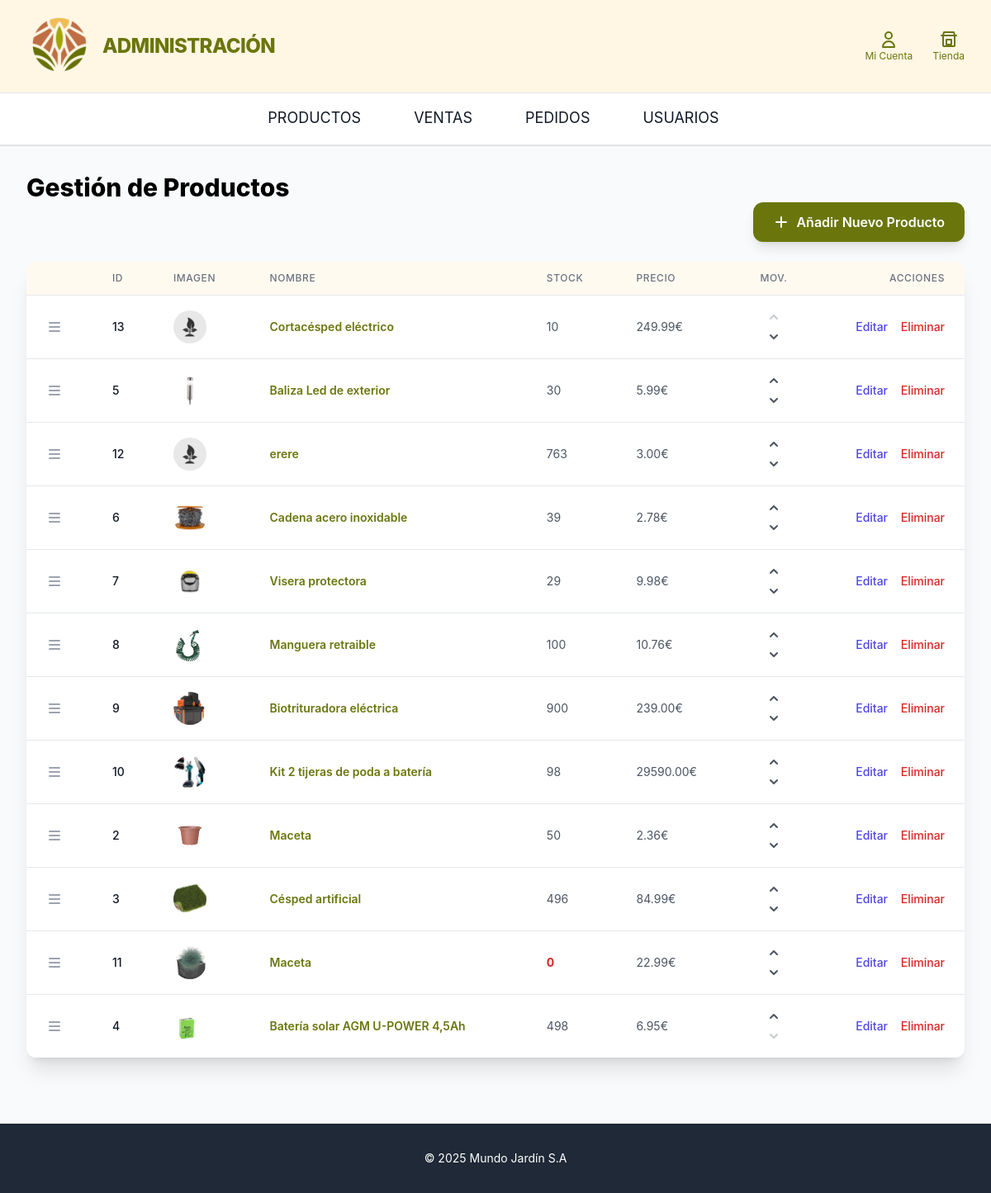
Before: /catalogoAdmin/productos/ (signed in) with the older database file.
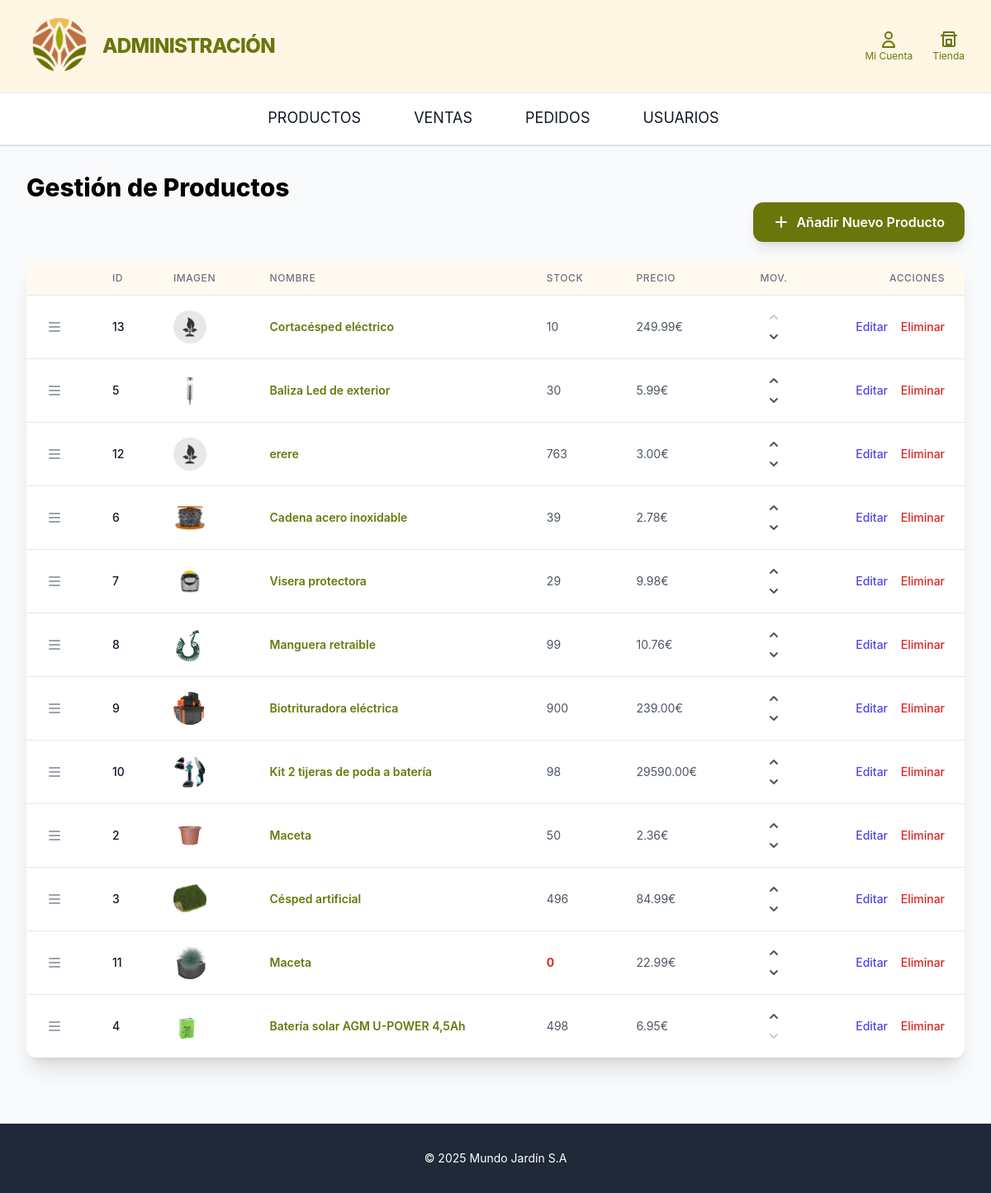
After: the same page with the newer database file.
### home/models.py (models this page shows, shortened)
class Producto(models.Model):
    nombre= models.CharField(max_length=200)
    descripcion= models.TextField()
    departamento= models.CharField(max_length=200)
    seccion=models.CharField(max_length=50, choices=Seccion.choices)
    fabricante=models.CharField(max_length=200)
    categoria=models.CharField(max_length=50, choices=Categoria.choices)
    precio= models.DecimalField(max_digits=10, decimal_places=2)
    stock=models.IntegerField(default=0)
    imagen= models.ImageField(upload_to='', blank=True, null=True)
    esta_agotado= models.BooleanField(default=False)
    esta_destacado= models.BooleanField(default=False)
    orden = models.PositiveIntegerField(default=0, blank=False, null=False)
    class Meta:
        ordering = ['orden']

### catalogo_admin/views.py (the view)
# urls.py: path('productos/', views.lista_productos, name='lista_productos'),
def lista_productos(request):
    if not request.user.is_authenticated or not request.user.is_staff:
        return redirect('home')
    productos = Producto.objects.all()
    context = {'productos': productos}
    return render(request, 'catalogo_admin/lista_productos.html', context)

### home/context_processors.py (called while the page is built)
def productos_en_cesta(request):
    total_items = 0
    if request.user.is_authenticated:
        try:
            cesta = CestaCompra.objects.get(usuario_cliente__usuario=request.user)
        except CestaCompra.DoesNotExist:
            cesta = None
    else:
        session_id = request.session.get("cesta_id")
        cesta = CestaCompra.objects.filter(session_id=session_id).first() if session_id else None
    if cesta:
        total_items = sum(item.cantidad for item in cesta.items.all())
    return {'total_items_cesta': total_items}

### catalogo_admin/templates/catalogo_admin/lista_productos.html (shortened to what the changed rows need)
{% extends 'catalogo_admin/base_admin.html' %}
{% load static %}
{% block content %}
<h1 class="text-3xl font-extrabold text-black mb-4 md:mb-0">Gestión de Productos</h1>
<div class="bg-white shadow-xl rounded-xl overflow-hidden">
    {% if productos %}
    <table class="min-w-full divide-y divide-gray-200">
        <thead class="lm-bg-light">
            <tr>
                <th scope="col" class="px-6 py-3 text-left text-xs font-medium text-gray-500 uppercase tracking-wider">
                </th>
                <th scope="col" class="px-6 py-3 text-left text-xs font-medium text-gray-500 uppercase tracking-wider">
                    ID
                </th>
                <th scope="col" class="px-6 py-3 text-left text-xs font-medium text-gray-500 uppercase tracking-wider">
                    Imagen
                </th>
                <th scope="col" class="px-6 py-3 text-left text-xs font-medium text-gray-500 uppercase tracking-wider">
                    Nombre
                </th>
                <th scope="col" class="px-6 py-3 text-left text-xs font-medium text-gray-500 uppercase tracking-wider">
                    Stock
                </th>
                <th scope="col" class="px-6 py-3 text-left text-xs font-medium text-gray-500 uppercase tracking-wider">
                    Precio
                </th>
                <th scope="col" class="px-6 py-3 text-center text-xs font-medium text-gray-500 uppercase tracking-wider">
                    Mov.
                </th>
                <th scope="col" class="px-6 py-3 text-right text-xs font-medium text-gray-500 uppercase tracking-wider">
                    Acciones
                </th>
            </tr>
        </thead>
        <tbody class="bg-white divide-y divide-gray-200" id="productos-table-body">
            {% for producto in productos %}
            <tr data-product-id="{{ producto.pk }}">
                <td class="px-6 py-4 whitespace-nowrap text-sm text-gray-900 sort-handle">
                </td>
                <td class="px-6 py-4 whitespace-nowrap text-sm font-medium text-gray-900">
                    {{ producto.pk }}
                </td>
                <td class="px-6 py-4 whitespace-nowrap">
                    {% if producto.imagen %}
                        <img class="h-10 w-10 rounded-full object-cover"
                                src="{{ producto.imagen.url }}"
                                alt="{{ producto.nombre }}">
                    {% else %}
                    <img class="h-10 w-10 rounded-full object-cover"
                                src="{% static 'imagen1.jpg' %}"
                                alt="Imagen por defecto">
                    {% endif %}
                </td>
                <td class="px-6 py-4 whitespace-nowrap text-sm text-gray-800">
                    <a href="{% url 'mostrar_producto' pk=producto.pk %}"
                    class="font-semibold lm-text-green hover:underline">
                        {{ producto.nombre }}
                    </a>
                </td>
                <td class="px-6 py-4 whitespace-nowrap text-sm {% if producto.stock <= 5 %}text-red-600 font-bold{% else %}text-gray-600{% endif %}">
                    {{ producto.stock }}
                </td>
                <td class="px-6 py-4 whitespace-nowrap text-sm text-gray-600">
                    {{ producto.precio }}€
                </td>
                <td class="px-6 py-4 whitespace-nowrap text-sm font-medium flex flex-col space-y-1 items-center">
                    <button type="button"
                            class="move-up text-gray-600 hover:text-[#6a760c] transition disabled:opacity-30 disabled:cursor-not-allowed"
                            title="Mover arriba"
                            data-product-id="{{ producto.pk }}">
                        <svg xmlns="http://www.w3.org/2000/svg" class="h-5 w-5" viewBox="0 0 20 20" fill="currentColor">
                            <path fill-rule="evenodd" d="M14.707 12.707a1 1 0 01-1.414 0L10 9.414l-3.293 3.293a1 1 0 01-1.414-1.414l4-4a1 1 0 011.414 0l4 4a1 1 0 010 1.414z" clip-rule="evenodd" />
                        </svg>
                    </button>
                    <button type="button"
                            class="move-down text-gray-600 hover:text-[#6a760c] transition disabled:opacity-30 disabled:cursor-not-allowed"
                            title="Mover abajo"
                            data-product-id="{{ producto.pk }}">
                        <svg xmlns="http://www.w3.org/2000/svg" class="h-5 w-5" viewBox="0 0 20 20" fill="currentColor">
                            <path fill-rule="evenodd" d="M5.293 7.293a1 1 0 011.414 0L10 10.586l3.293-3.293a1 1 0 111.414 1.414l-4 4a1 1 0 01-1.414 0l-4-4a1 1 0 010-1.414z" clip-rule="evenodd" />
                        </svg>
                    </button>
                </td>
                <td class="px-6 py-4 whitespace-nowrap text-right text-sm font-medium space-x-3">
                    <a href="{% url 'editar_producto' pk=producto.pk %}"
                        class="text-indigo-600 hover:text-indigo-900 transition">
                        Editar
                    </a>
                    <a href="{% url 'eliminar_producto' pk=producto.pk %}"
                        class="text-red-600 hover:text-red-900 transition">
                        Eliminar
                    </a>
                </td>
            </tr>
            {% endfor %}
        </tbody>
    </table>
    {% else %}
    <div class="p-8 text-center">
        <p class="text-gray-500 text-lg">No hay productos en el catálogo.</p>
        <p class="text-gray-500">¡Añade tu primer producto ahora!</p>
    </div>
    {% endif %}
</div>
{% endblock content %}

Changed rows visible on the page:
changed Producto "Manguera retraible": stock "100" → "99"
